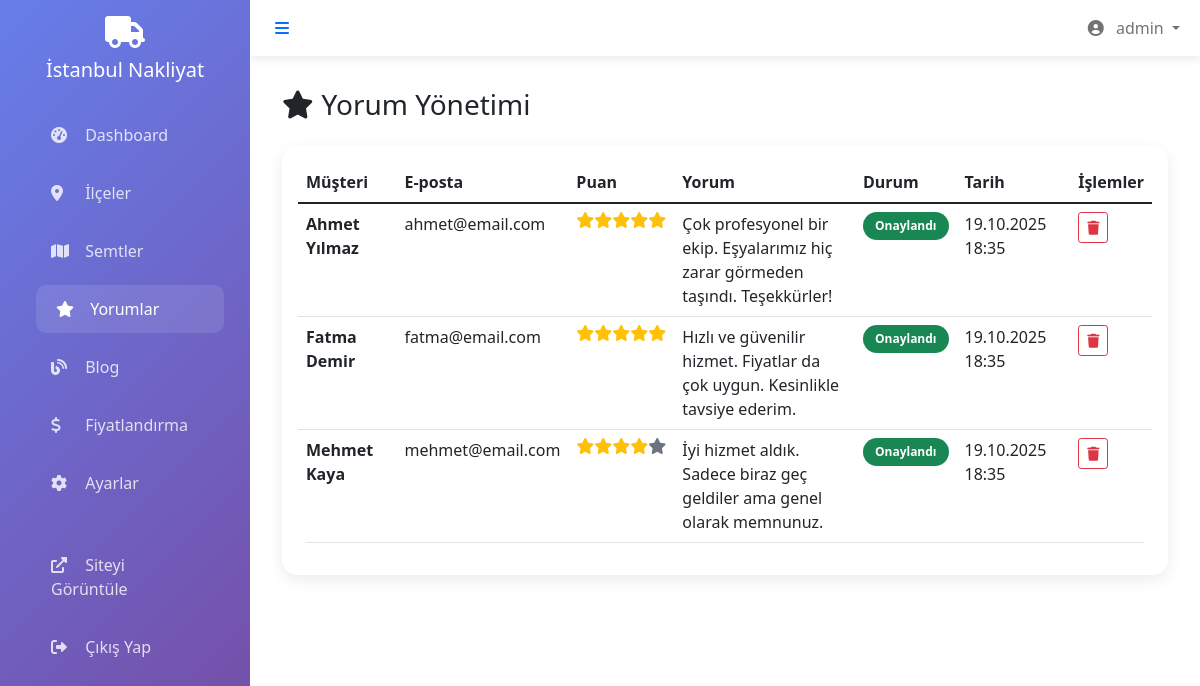
/admin/?action=reviews (signed in), run on the app's committed database.
### tables this page shows
CREATE TABLE reviews (
    id INT AUTO_INCREMENT PRIMARY KEY,
    customer_name VARCHAR(100) NOT NULL,
    customer_email VARCHAR(100),
    rating INT CHECK (rating >= 1 AND rating <= 5),
    review_text TEXT,
    is_approved BOOLEAN DEFAULT FALSE,
    created_at TIMESTAMP DEFAULT CURRENT_TIMESTAMP,
    updated_at TIMESTAMP DEFAULT CURRENT_TIMESTAMP ON UPDATE CURRENT_TIMESTAMP
);

### models/ReviewModel.php (called while the page is built, shortened)
<?php
class ReviewModel {
    private $conn;
    private $table_name = "reviews";
    public function __construct($db) {
        $this->conn = $db;
    }
    public function getAllReviews() {
        $query = "SELECT * FROM " . $this->table_name . " ORDER BY created_at DESC";
        $stmt = $this->conn->prepare($query);
        $stmt->execute();
        return $stmt->fetchAll();
    }
}
?>

### admin/reviews.php (the view, shortened to what this page needs)
<?php
include 'includes/header.php';
?>
<div class="row">
    <div class="col-12">
        <div class="d-flex justify-content-between align-items-center mb-4">
            <h1 class="h3 mb-0">
                <i class="fas fa-star me-2"></i>Yorum Yönetimi
            </h1>
        </div>
    </div>
</div>
<div class="card">
    <div class="card-body">
        <div class="table-responsive">
            <table class="table table-hover">
                <thead>
                    <tr>
                        <th>Müşteri</th>
                        <th>E-posta</th>
                        <th>Puan</th>
                        <th>Yorum</th>
                        <th>Durum</th>
                        <th>Tarih</th>
                        <th>İşlemler</th>
                    </tr>
                </thead>
                <tbody>
                    <?php foreach ($reviews as $review): ?>
                    <tr>
                        <td>
                            <strong><?php echo htmlspecialchars($review['customer_name']); ?></strong>
                        </td>
                        <td>
                            <?php echo htmlspecialchars($review['customer_email']); ?>
                        </td>
                        <td>
                            <div class="d-flex">
                                <?php for ($i = 1; $i <= 5; $i++): ?>
                                    <i class="fas fa-star <?php echo $i <= $review['rating'] ? 'text-warning' : 'text-muted'; ?>"></i>
                                <?php endfor; ?>
                            </div>
                        </td>
                        <td>
                            <div style="max-width: 300px;">
                                <?php echo htmlspecialchars(substr($review['review_text'], 0, 100)); ?>
                            </div>
                        </td>
                        <td>
                            <?php if ($review['is_approved']): ?>
                                <span class="badge bg-success">Onaylandı</span>
                            <?php else: ?>
                                <span class="badge bg-warning">Bekliyor</span>
                            <?php endif; ?>
                        </td>
                        <td>
                            <?php echo date('d.m.Y H:i', strtotime($review['created_at'])); ?>
                        </td>
                        <td>
                            <div class="btn-group" role="group">
                                <a href="?action=reviews&delete=<?php echo $review['id']; ?>"
                                   class="btn btn-sm btn-outline-danger btn-delete"
                                   title="Sil">
                                    <i class="fas fa-trash"></i>
                                </a>
                            </div>
                        </td>
                    </tr>
                    <?php endforeach; ?>
                </tbody>
            </table>
        </div>
    </div>
</div>

### admin/includes/header.php (style rules this page uses)
.card { border: none; border-radius: 15px; box-shadow: 0 5px 15px rgba(0,0,0,0.08); }
.table { border-radius: 10px; overflow: hidden; }
.badge { border-radius: 20px; padding: 8px 12px; }

### data on the page
reviews: customer_name "Ahmet Yılmaz", customer_email "ahmet@email.com", rating 5 (drawn), review_text "Çok profesyonel bir ekip. Eşyalarımız hiç zarar görmeden taşındı. Teşekkürler!", is_approved "Onaylandı", created_at "19.10.2025 18:35"
reviews: customer_name "Fatma Demir", customer_email "fatma@email.com", rating 5 (drawn), review_text "Hızlı ve güvenilir hizmet. Fiyatlar da çok uygun. Kesinlikle tavsiye ederim.", is_approved "Onaylandı", created_at "19.10.2025 18:35"
reviews: customer_name "Mehmet Kaya", customer_email "mehmet@email.com", rating 4 (drawn), review_text "İyi hizmet aldık. Sadece biraz geç geldiler ama genel olarak memnunuz.", is_approved "Onaylandı", created_at "19.10.2025 18:35"

### other printed values
$_SESSION['admin_username'] "admin"
